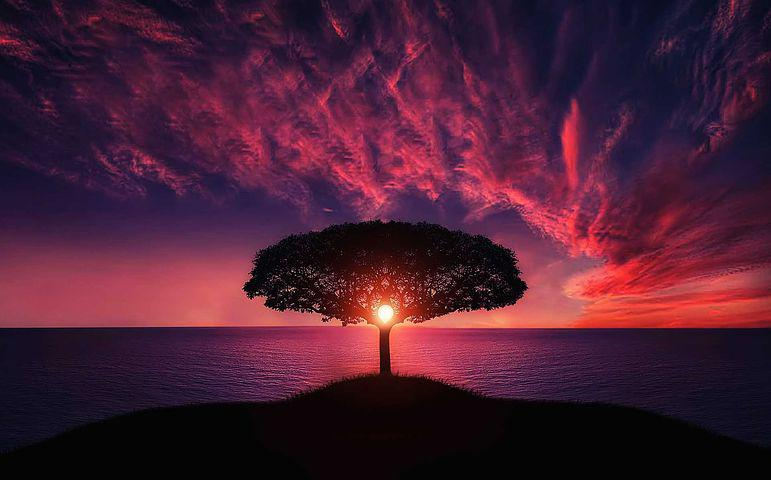
#> input picture (3)img processing using python opencv/images_videos/tree.jpg, 771 x 480 px, found by its file name
$ python '(12)ContourDetection.py'
#> lines starting #> are read from the running program, lines starting #| are printed output that depends on the picture; after the words box and inside, x2 and y2 are one past the last pixel; in counts of white or black regions, pixels touching at a corner belong together
import cv2  as cv
import numpy as np


img = cv.imread('(3sssssssssssssssssssssssssssssssssssssssssssssssssssssssssssssss)img processing using python opencv/images_videos/tree.jpg')
#> img is the input picture: shape (480, 771, 3); mean B, G, R 51.4, 30.4, 73.7
imgBlur = cv.GaussianBlur(img,(9,9),0)
imgCanny = cv.Canny(img,125,155)
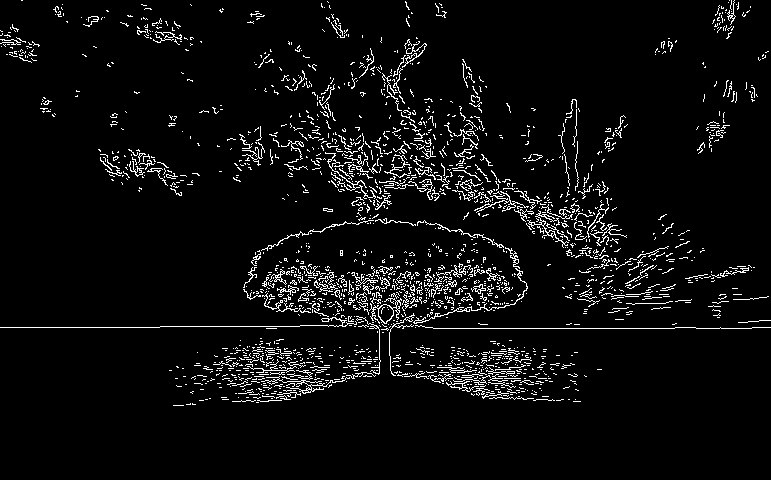
#> imgCanny: shape (480, 771); 5.1% white in thin lines or dots, all inside (x1, y1, x2, y2) = (0, 0, 771, 406)
cv.imshow('imgCanny without blur',imgCanny)


imgCanny = cv.Canny(imgBlur,125,155)
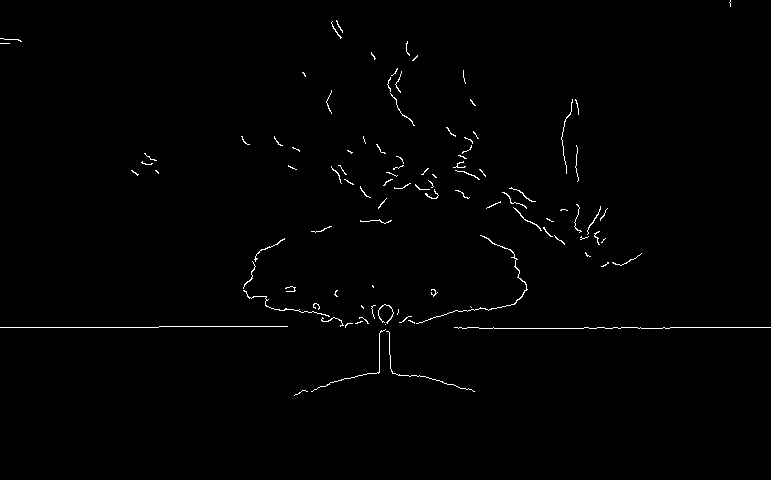
#> imgCanny: shape (480, 771); 0.82% white in thin lines or dots, all inside (x1, y1, x2, y2) = (0, 0, 771, 396)
cv.imshow('imgCanny with blur',imgCanny)
contours , hierarchies = cv.findContours(imgCanny, cv.RETR_LIST,cv.CHAIN_APPROX_NONE)
#> contours = 99 contours, 98 with area under 20; largest, box (x1, y1, x2, y2) and area: (416, 235, 528, 324) 42
#RETR_LIST        //returns all contours
#RETR_EXTERNAL    //returns external contours
#RETR_TREE        //returns hierarchical contours

#   approxcimaton method
#cv.CHAIN_APPROX_NONE       //returns all counters
#cv.CHAIN_APPROX_SIMPLE     //returns compressed counters whitch make most sence

print(f'{len(contours)} contour(s) found')
#| 99 contour(s) found

blank = np.zeros(img.shape, dtype='uint8')
cv.drawContours(blank,contours,-1,(0,0,255),2)
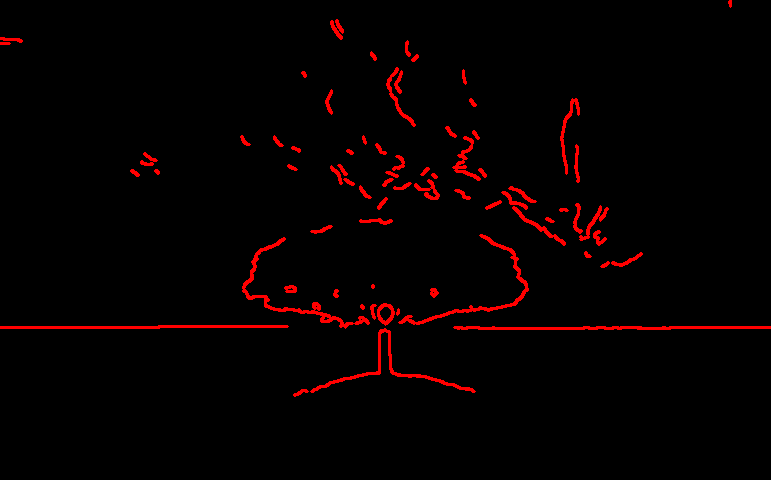
#> blank: shape (480, 771, 3); mean of channels 0, 1, 2 0, 0, 6.8; drawn as B, G, R
cv.imshow("contourimg",blank)

###     Non-Blure Contours     ###

# [6 lines of commented-out code are left out]

cv.waitKey(0)
